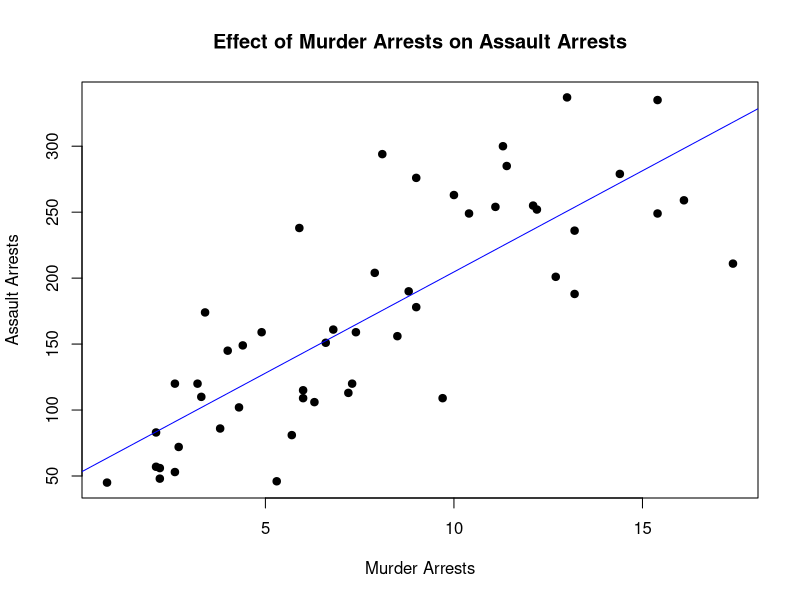
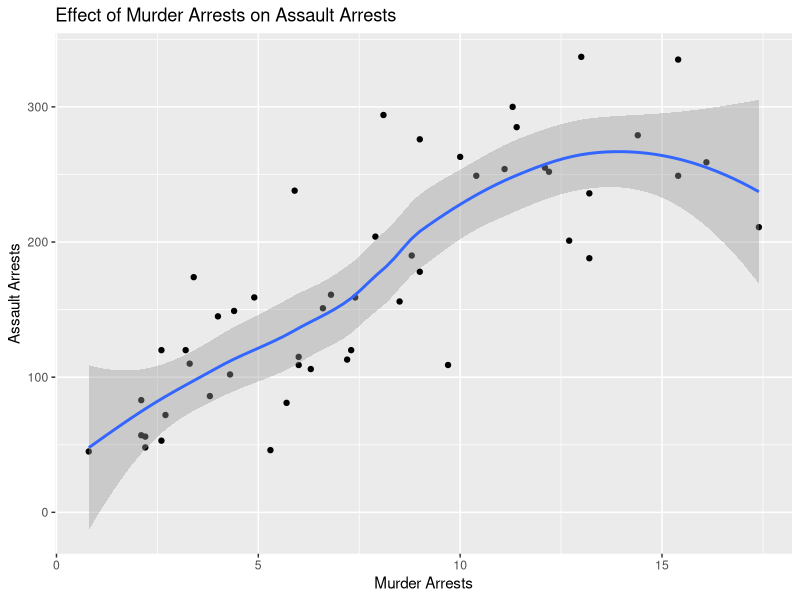
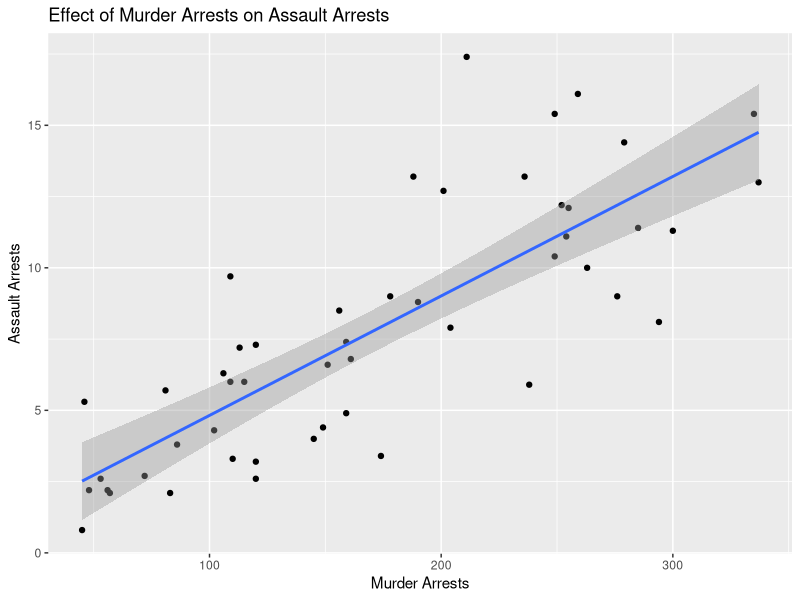
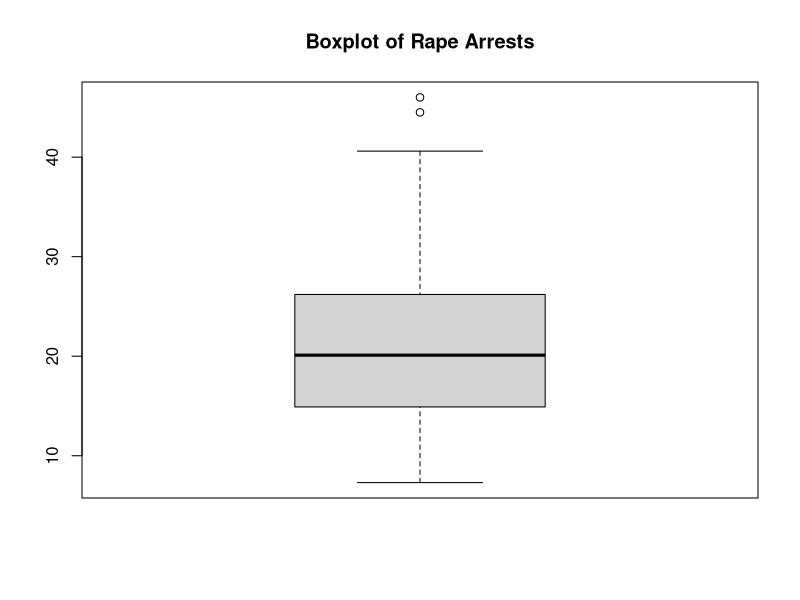
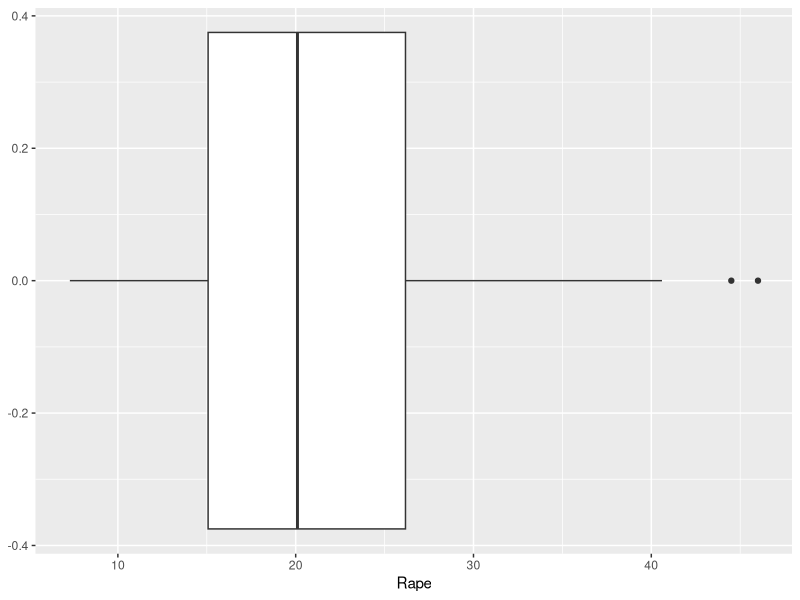
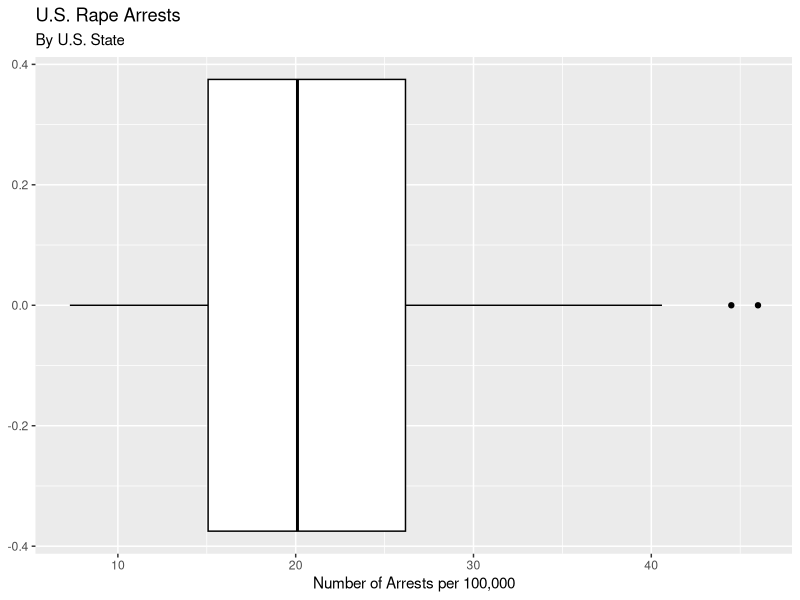
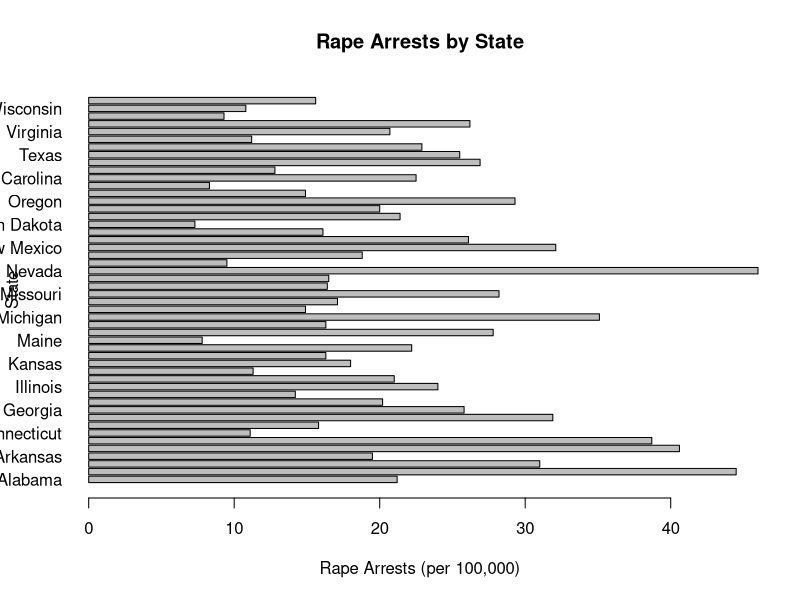
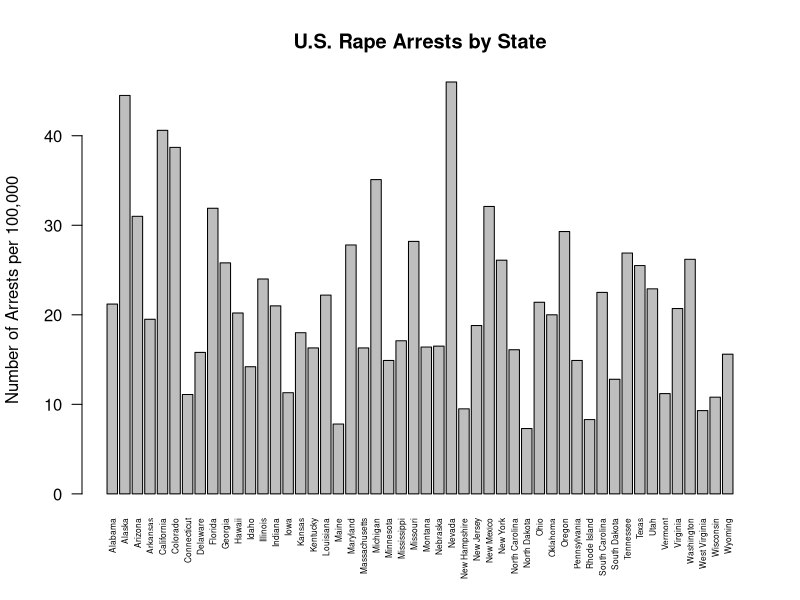

Source code (R) for these figures, in order:
## ---- chunk 1
## Part 1 for USArrests data
# for each problem, complete in base R code 
# and then ggplot2 Tidyverse code

# set working directory
library(here)
# wd set to C:/Users/jesse/OneDrive - UW-Madison/2020 Fall Semester/811 Intro to R/ps811-exercises

# load packages
library("magrittr")
library("tidyverse")
library("ggplot2")
library("scales")

# assign data from base R built in dataset
data <- USArrests

## Problem 1: check out data
View(data)
head(data)
tail(data)
names(data)
dim(data)


## Problem 2: create a scatterplot for correlation between murder and assault arrests, label the graph

# create variable vectors
x <- data$Murder
y <- data$Assault

# create scatterplot
plot(x, y, main = "Effect of Murder Arrests on Assault Arrests",
     xlab = "Murder Arrests", ylab = "Assault Arrests",
     pch = 19, frame = TRUE)

# add a linear regression line
abline(lm(y ~ x, data = data), col = "blue")

# using ggplot2
ggplot(data = data, aes(x = x, y = y)) +
  geom_point() +
  geom_smooth(methods = "lm") + # it should be method, not methods...
  labs(title = "Effect of Murder Arrests on Assault Arrests", 
       x = "Murder Arrests", y = "Assault Arrests")
# I know this doesn't look great, but I've spent an hour on it already

# ms: consider this:

ggplot(data = data, aes(x = Assault, y = Murder)) +
  geom_point() +
  geom_smooth(method = "lm") + 
  labs(title = "Effect of Murder Arrests on Assault Arrests", 
       x = "Murder Arrests", y = "Assault Arrests")
  
 ###

## Problem 3: create a box plot of rape arrests and label

# create a box plot
boxplot(data$Rape, main = "Boxplot of Rape Arrests")

# using ggplot2
ggplot(data = data, aes(x = Rape)) +
  geom_boxplot()
# same issues

## ms: you can label it by doing this:
ggplot(data = USArrests, aes(x = Rape))+
  geom_boxplot(col = 1) + 
  labs(title = "U.S. Rape Arrests", 
       subtitle = "By U.S. State",
       x= "Number of Arrests per 100,000")
###

## Problem 4: create a bar plot of number of rape arrests per state

# create a bar plot
barplot(data$Rape, main = "Rape Arrests by State",
        xlab = "Rape Arrests (per 100,000)", ylab = "State",
        names = sort(row.names(data)),
        horiz = TRUE, las = 1)
# not sure how to fix formatting on my graph here? I spent about 1/2 hour on this alone

## ms: you can format the graph like this--specifically, using las (to make the x-axis ticks vertical, and cex-names to make the text smaller)

# base R
barplot(USArrests$Rape,
        names = row.names(USArrests),
        main = "U.S. Rape Arrests by State",
        ylab = "Number of Arrests per 100,000",
        las = 2,
        cex.names = 0.5
        )
        
###

# using ggplot2
ggplot(data, aes(x = Rape)) + 
  geom_bar() +
  labs(title = "Rape Arrests by State", 
       x = "Murder Arrests", y = "Assault Arrests") +
  scale_y_continuous(labels = scales::comma) +
  theme(axis.text.x=element_text(angle = 90, hjust = 1))
# same issues

## Problem 5: create a histogram of the percent of urban population

# create a histogram
hist(data$UrbanPop, main = "Percent of Urban Population",
     xlab = "Urban Population",
     breaks = 10)

# using ggplot2
ggplot(data, aes(x = Rape)) +
  geom_histogram(binwidth = 10, color = "black", fill = "lightblue")
# same issues
## ---- chunk 2
## Part 2 for my project

# import data

# view data
